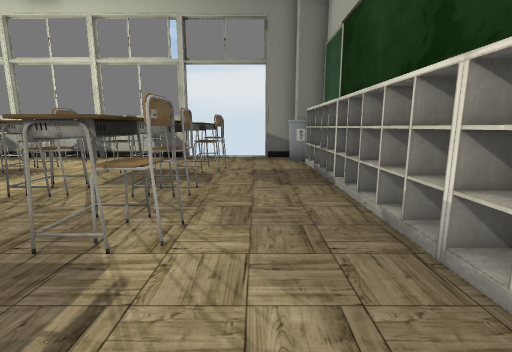
[1] (above)

21 first-person views from a walk through a scene from a Unity 3-D project. The camera is 0.72 m above the floor, tilts 10° down and sees 85° across. The floor is counted in squares, 0.5 m on a side. Each view is taken from the middle of a square. On the plan, view 1 faces up. The plan holds only what a view shows up to about 14 squares ahead; the rest is blank. Door leaves are left out, so doorways stand open. Some surface patterns are stand-ins.

[2]
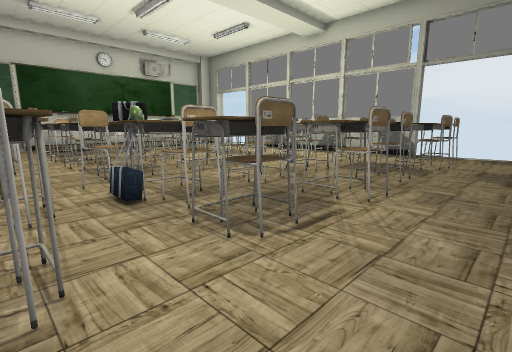

[3]
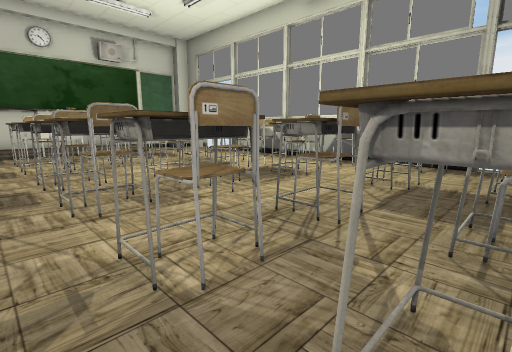

[4]
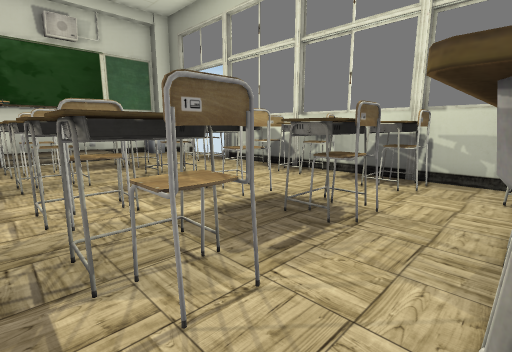

[5]
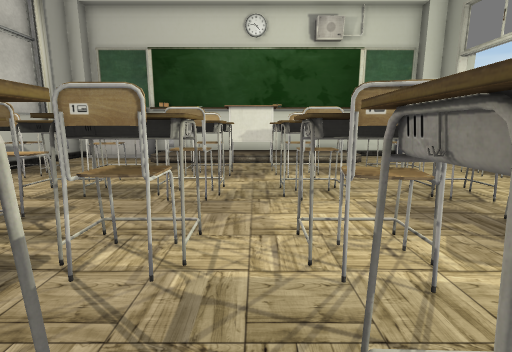

[6]
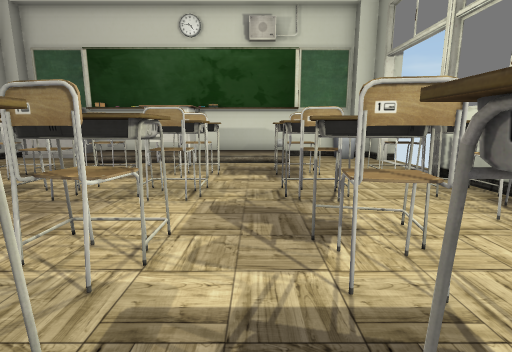

[7]
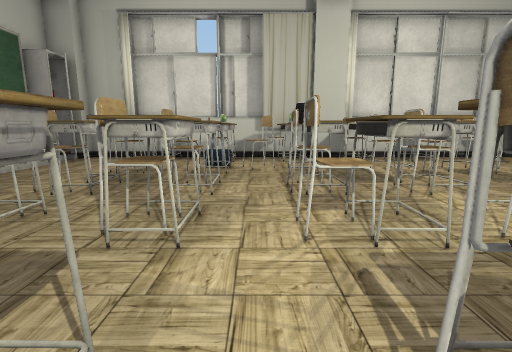

[8]
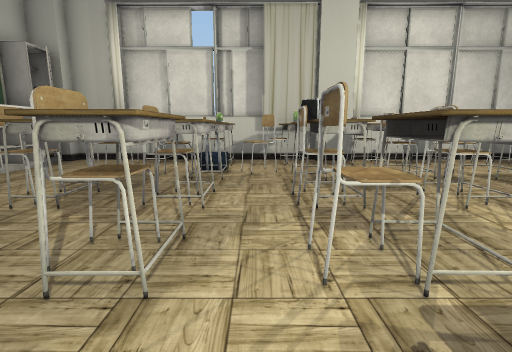

[9]
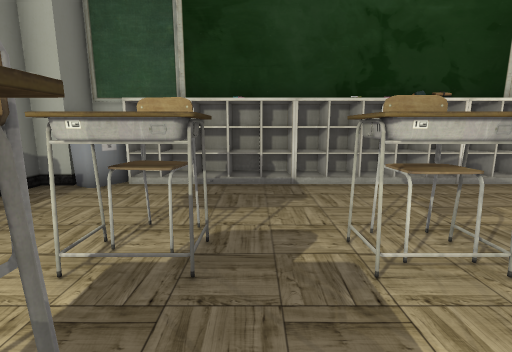

[10]
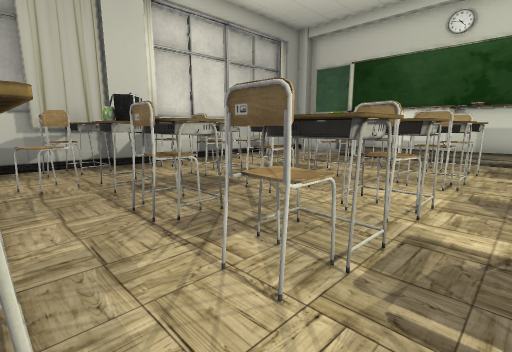

[11]
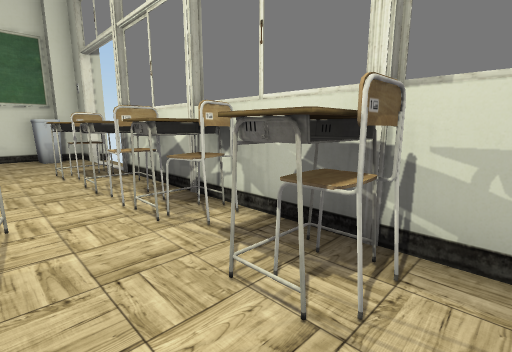

[12]
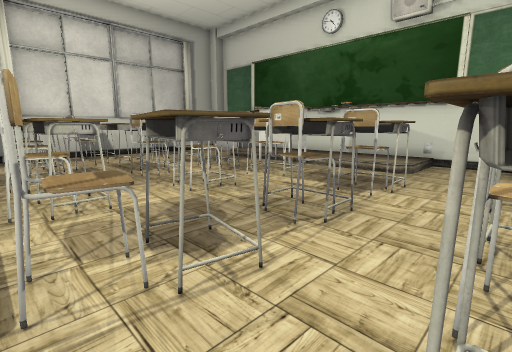

[13]
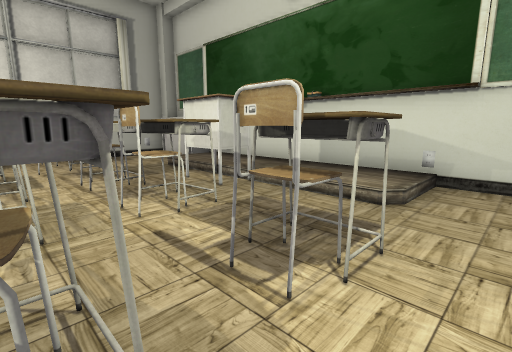

[14]
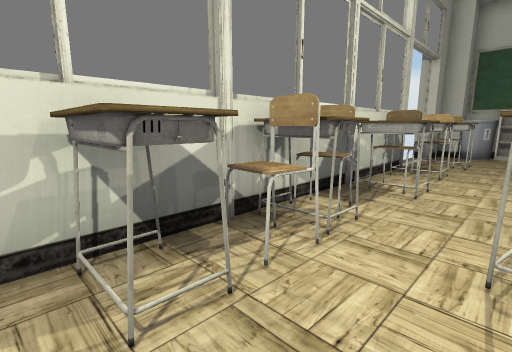

[15]
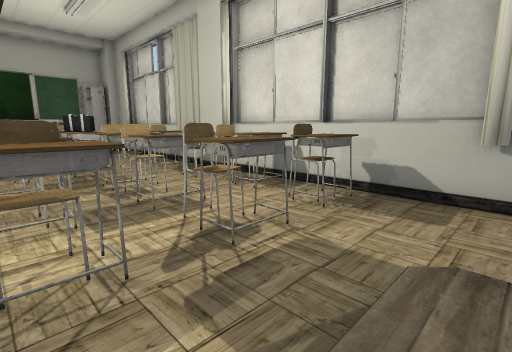

[16]
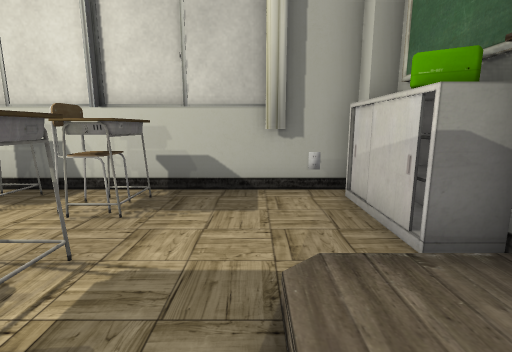

[17]
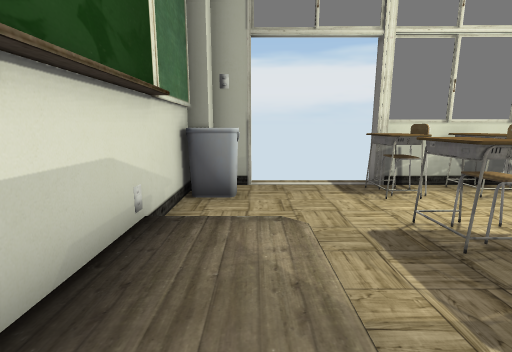

[18]
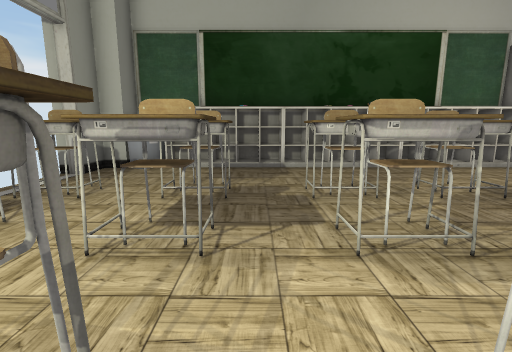

[19]
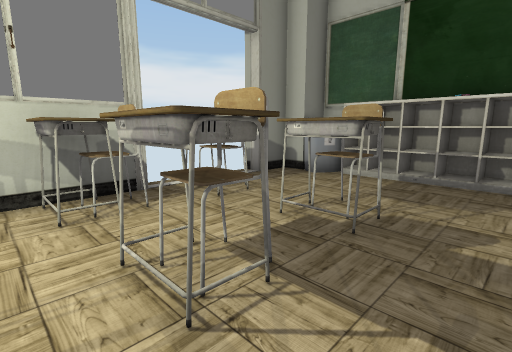

[20]
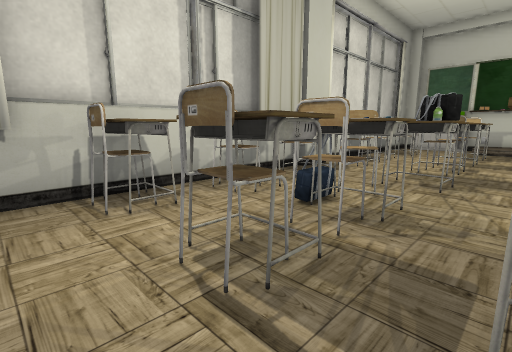

[21]
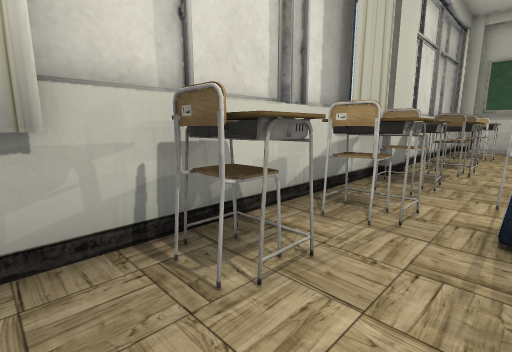

### Floor plan
Key: @ floor where view 1 was taken; # wall or solid block; . main floor; : floor 0.15 m higher than the main floor; / step, stairs or slope; D open door; E desk; C chair; S shelf; B blackboard; A bag; U counter; L locker; O other object.
Columns run from 21 left of view 1 to 3 right of it. Each row starts with its distance up from view 1.
 14  #DDDD############DDDD#
 13 ##DDDEE#E#EC#EE#E#DEDD###
 12 #O...EC.ECCC.EC.EC.EC.OO#
 11 #......................S#
 10 #....EC.E.EC.EC.EE.E...S#
  9 #::/.EC.ECECCEC.EC.CC..SS
  8 #::/...................S#
  7 #::/.EC.E..E.EC.EE.E...S#
  6 #::/.EC.EC.CCEC.EC.C...S#
  5 #::EE..................SS
  4 #::EEECECC.C.EC.EC.CC..S#
  3 #::/.ECEC..E.EC.EC.E...SB
  2 #::/.........EA........SS
  1 #::/.ECCECCC.  C CCC...S#
  0 #U...EC.E.EE.EECAA.E.@.SS
 -1 #U...EE.ECEE....E......S#
 -2 #U...ECEECEC.ECCEC.EC..L#
 -3 ##O#####E##########E#####
 -4    ## ######   ######

Where each view was taken, in squares from view 1:
view 1: 0 up, 0 right, facing up
view 2: 2 down, 1 right, facing up-left
view 3: 2 up, 2 left, facing up-left
view 4: 5 up, 5 left, facing up-left
view 5: 5 up, 7 left, facing left
view 6: 8 up, 7 left, facing left
view 7: 10 up, 6 left, facing down
view 8: 9 up, 6 left, facing down
view 9: 8 up, 5 left, facing right
view 10: 8 up, 5 left, facing down-left
view 11: 10 up, 6 left, facing up-left
view 12: 12 up, 9 left, facing down-left
view 13: 11 up, 13 left, facing down-left
view 14: 10 up, 14 left, facing up-right
view 15: 4 up, 19 left, facing down-right
view 16: 3 up, 18 left, facing down
view 17: 5 up, 19 left, facing up
view 18: 8 up, 8 left, facing right
view 19: 7 up, 6 left, facing up-right
view 20: 3 up, 0 right, facing down-left
view 21: 0 up, 0 right, facing down-left
